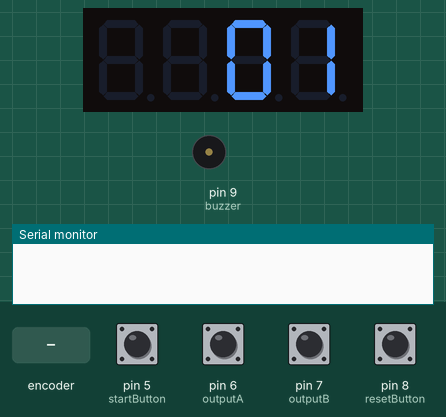
The sketch below on a simulated Arduino Uno, built with avr-gcc and run on an emulated ATmega328P. On the bench: 4-digit seven-segment display, buzzer (waves = sounding, pin HIGH), the last lines printed to the serial monitor. Inputs (shaded band) come from the test bench; at power-on: pin 5 (startButton), pin 6 (outputA), pin 7 (outputB), pin 8 (resetButton) HIGH.

Above: at 1.2 s.
1.3 s: pin 5 (startButton) pulled LOW for 0.15 s
At 2.1 s:
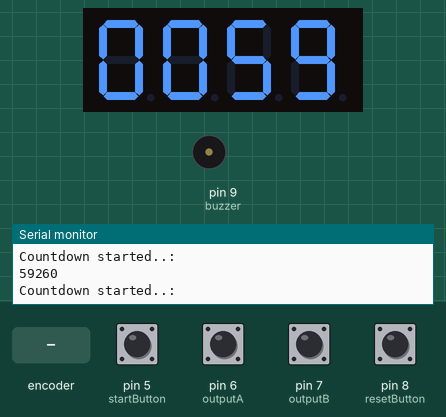
2.9 s: pin 8 (resetButton) pulled LOW for 0.15 s
At 4.1 s:
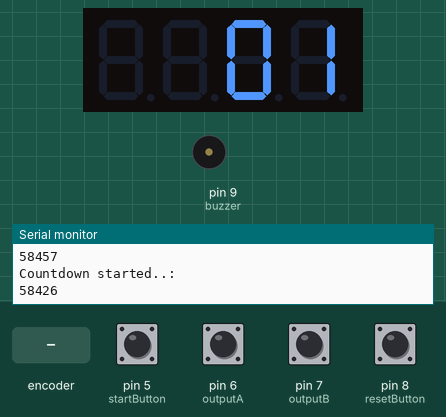
4.5 s: rotary encoder on pin 6 (outputA) / pin 7 (outputB) turned 3 steps (first pin leading)
At 4.83 s:
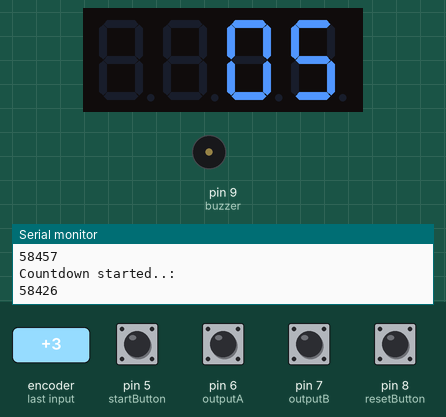
6.6 s: pin 5 (startButton) pulled LOW for 1 s
At 7.0 s:
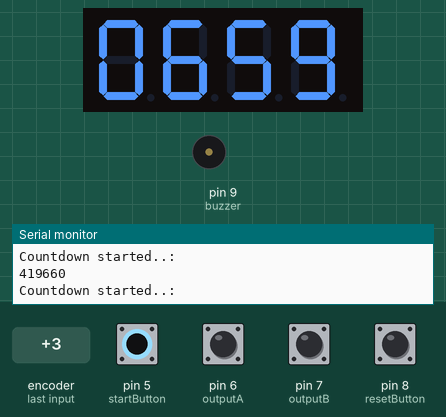
9.1 s: pin 5 (startButton) driven LOW and pin 8 (resetButton) driven LOW
At 10.0 s:
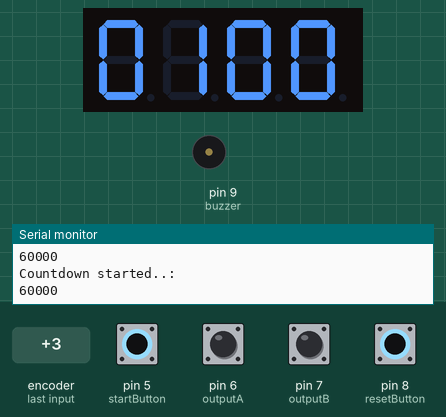
12.1 s: pin 8 (resetButton) driven HIGH
At 14.8 s:
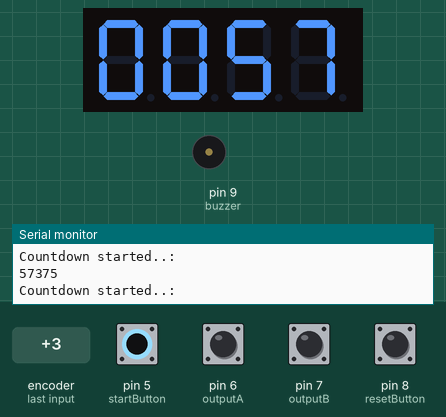
Timing chart, 0 to 16.1 s (numbered marks = the images above; inputs shaded):
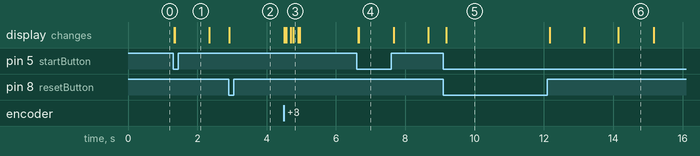

Measured:
- after the input at 1.3 s, the display: first changes at once (image 1 shows a later state)
- after the input at 4.5 s, the display: first changes at once (image 3 shows a later state)
- after the input at 6.6 s, the display: first changes at once (image 4 shows a later state)
- after the input at 12.1 s, the display: first changes after 0.07 s (image 6 shows a later state)

The sketch:

CountdownTimer.ino
```cpp
// DEFINES
#define numberOfSeconds(_time_) ((_time_ / 1000) % 60)
#define numberOfMinutes(_time_) ((_time_ / 1000) / 60)
#define outputA 6
#define outputB 7
#define startButton 5
#define resetButton 8
#define buzzer 9
// INCLUDES
// https://github.com/avishorp/TM1637
#include <TM1637Display.h>

// CONSTANTS
const int onDuration=1000;
const int periodDuration=6000;
const uint8_t OFF[] = {0, 0, 0, 0};
// In this library, the byte order is .GFEDCBA
const uint8_t SEG_DONE[] = {
  SEG_B | SEG_C | SEG_D | SEG_E | SEG_G,           // d
  SEG_A | SEG_B | SEG_C | SEG_D | SEG_E | SEG_F,   // O
  SEG_C | SEG_E | SEG_G,                           // n
  SEG_A | SEG_D | SEG_E | SEG_F | SEG_G            // E
};
// GLOBALS
// Create a display object, specifying parameters (Clock pin, Data pin)
TM1637Display display(2, 3);

// 1000ms in 1sec, 60secs in 1min, 60mins in 1hr. So, 1000x60x60 = 3600000ms = 1hr
unsigned long timeLimit;
unsigned long lastPeriodStart;
int stop;
int start;
//Variables for Rotary Encoder
int aState;
int aLastState;

void setup(){
  Serial.begin(9600);
  // Set brightness
  display.setBrightness(0x0c);
  // Clear the display
  display.setSegments(OFF);
  pinMode (outputA,INPUT);
  pinMode (outputB,INPUT);
  pinMode(startButton, INPUT_PULLUP);
  pinMode(resetButton, INPUT_PULLUP);
  pinMode(buzzer, OUTPUT);
  aLastState = digitalRead(outputA);

  stop = 0;
  start = 0;

}
// -----  MENU ------
void menu() {
   unsigned long runTime;
   //Clear the display
   display.setSegments(OFF);
   timeLimit = 1;

   while(start == 0){
    display.showNumberDecEx(timeLimit, 0, true, 2, 2);
    aState = digitalRead(outputA);
   //Change Timer with Rotary Encoder
   if (aState != aLastState){
     // If the outputB state is different to the outputA state, that means the encoder is rotating clockwise
     if (digitalRead(outputB) != aState) {
      timeLimit++;
     }
     else {
      //timeLimit--;
     }

   }
   // Updates the previous state of the outputA with the current state
   aLastState = aState;
  //Check Start button - If Button pressed countdown starts..
  int sensorVal = digitalRead(startButton);
  if(sensorVal == HIGH){}
  else {
    start = 1;
  }

   }
  //Add the runtime until timer starts to timeLimit
  runTime = millis();
  timeLimit = timeLimit*1000*60 + runTime;
}
void countdown() {
  // Calculate the time remaining

  unsigned long timeRemaining = timeLimit - millis();
   Serial.println("Countdown started..: ");


     Serial.println(timeRemaining);
    // To display the countdown in mm:ss format, separate the parts
    int seconds = numberOfSeconds(timeRemaining);
    int minutes = numberOfMinutes(timeRemaining);

    // This displays the seconds in the last two places
    display.showNumberDecEx(seconds, 0, true, 2, 2);
    // Display the minutes in the first two places, with colon
    display.showNumberDecEx(minutes, 0x80>>3, true, 2, 0);

    // Update the time remaining
    timeRemaining = timeLimit - millis();
    if(timeRemaining < 50){
      Serial.println("BREAK!!");
      stop = 1;
      start = 0;

    }
  }
void displayText() {
  display.setSegments(SEG_DONE);
  //delay(2000);

 if (millis()-lastPeriodStart>=periodDuration)
  {
    lastPeriodStart+=periodDuration;
    tone(buzzer,550, onDuration); // play 550 Hz tone in background for 'onDuration'
  }
}
void loop(){


 if(start == 0 && stop == 0) {
   menu();
 }
  if(start == 1 && stop == 0) {
    countdown();
  }
  if(stop == 1 && start == 0){
    displayText();
  }
  //Go back to menu
  int resetVal = digitalRead(resetButton);
  if(resetVal == HIGH){}
  else{stop = 0; start = 0;}


}
```
